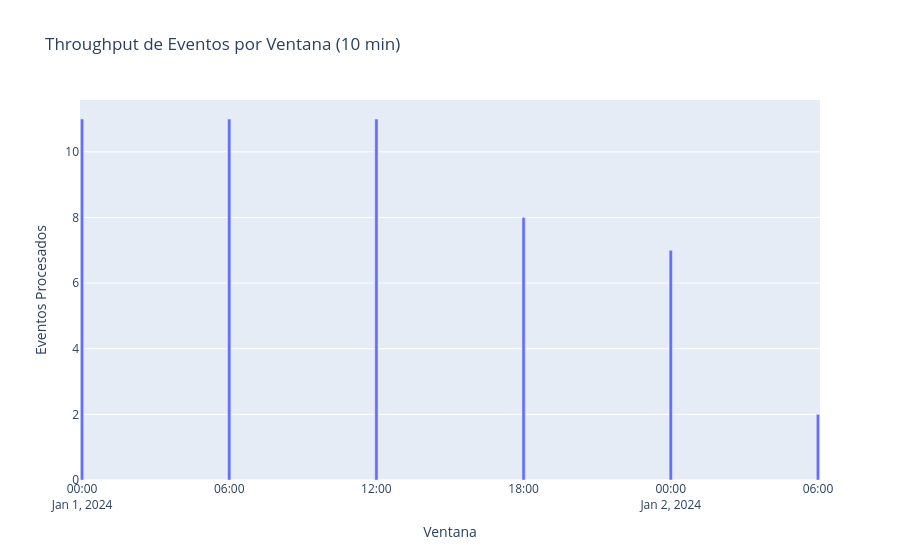
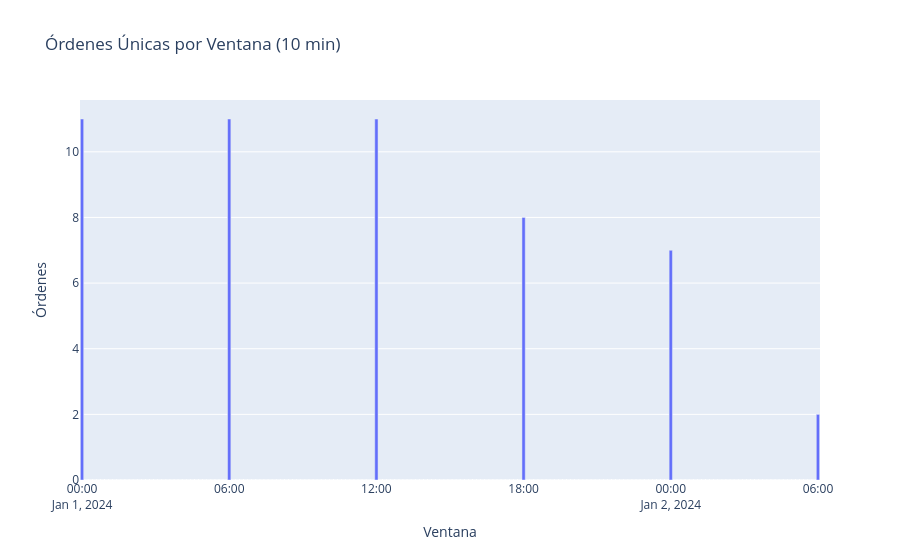

Notebook code cell kept with these figures, in order:
### Markdown cell above
### ⏰ Concepto Clave: Windowing en Streaming

**¿Qué es Windowing?**

En un stream infinito de eventos, no podemos procesar "todo":
- GPS del vehículo: envía evento cada 30-60 segundos
- Totales en 24h: 1,440 a 2,880 eventos por vehículo
- 670 vehículos simultáneamente: millones de eventos

Solución: Agrupar por **ventanas de tiempo**

```
Timeline:
09:00 ├─ evento1 ├─ evento2 ├─ evento3 ├─...├─ evento45 ├─ 09:10
      └────── VENTANA 1 (10 min) ──────────────────┘
      
Computar: count=45, unique_orders=18, avg_lat=-33.4, ...
          ↓
      Crear tabla: [timestamp, event_count, unique_orders, ...]
```

**¿Por qué 10 minutos?**

| Intervalo | Caso de Uso | Ventaja |
|-----------|-----------|---------|
| **1 segundo** | Alertas ultra-realtime | ⚠️ Ruido, mucho procesamiento |
| **10 minutos** | Monitoreo operativo | ✅ Balance ideal |
| **1 hora** | Reportes agregados | ❌ Muy lento, pierde granularidad |

**Métricas por Ventana - Significado Real:**

```
Ventana 09:00-09:10:
├─ event_count: 45 eventos GPS
│  → Throughput normal (~4.5 eventos/min/orden)
│  → Si < 10: Posible zona muerta, verificar conectividad
│
├─ unique_orders: 18 órdenes únicas
│  → Cobertura de flota en esa zona
│  → Si cae bruscamente: zona abandonada, congestión
│
├─ avg_lat: -33.42, min: -33.60, max: -33.21
│  → Distribución geográfica de la flota
│  → Si min/max se salen de rango: 🚨 ALERTA
│
└─ avg_lon: -70.63, min: -70.80, max: -70.50
   → Similar a lat
   → Combinado forma "radio de cobertura"
```

**Caso Real: Detección de Congestión**

```
10:00-10:10 ✅ 45 eventos, 18 órdenes → normal
10:10-10:20 ⚠️ 12 eventos, 8 órdenes → eventos/orden bajo
10:20-10:30 🚨 3 eventos, 2 órdenes → ALERTA: embotellamiento

Acción automática:
→ Redirigir nuevos pedidos a zona alternativa
→ Notificar drivers: "Tráfico detectado en Av. Apoquindo"
→ Ajustar ETA en app de clientes
```

**Implementación en Código:**

```python
df.resample('10min').agg({
    'event_id': 'count',           # ← throughput
    'order_id': 'nunique',         # ← coverage
    'latitude': ['mean','min','max'],  # ← geography
    'longitude': ['mean','min','max']
})
```

Esto es equivalente en streaming a aplicar operadores de ventana en Apache Kafka Streams o Spark.

### Code cell
# Convertir eventos procesados a DataFrame
df_stream = pd.DataFrame(consumer.processed_events)
df_stream['timestamp'] = pd.to_datetime(df_stream['timestamp'])

# Ventanas de 10 minutos
WINDOW_SIZE = '10min'  # 10 minutos

df_stream_sorted = df_stream.sort_values('timestamp').set_index('timestamp')

# Agregaciones por ventana
windowed_metrics = df_stream_sorted.resample(WINDOW_SIZE).agg({
    'event_id': 'count',
    'order_id': 'nunique',
    'latitude': ['mean', 'min', 'max'],
    'longitude': ['mean', 'min', 'max']
}).reset_index()

windowed_metrics.columns = [
    'window_start', 'event_count', 'unique_orders',
    'avg_lat', 'min_lat', 'max_lat', 'avg_lon', 'min_lon', 'max_lon'
]

print("⏱️ Métricas por Ventana de Tiempo (10 min):")
display(windowed_metrics)

# Visualizar throughput por ventana
fig = px.bar(
    windowed_metrics,
    x='window_start',
    y='event_count',
    title="Throughput de Eventos por Ventana (10 min)",
    labels={'window_start': 'Ventana', 'event_count': 'Eventos Procesados'}
)
fig.show()

# Distribución de órdenes por ventana
fig2 = px.bar(
    windowed_metrics,
    x='window_start',
    y='unique_orders',
    title="Órdenes Únicas por Ventana (10 min)",
    labels={'window_start': 'Ventana', 'unique_orders': 'Órdenes'}
)
fig2.show()

### Figure 1 — Plotly figure (JSON) as saved in the notebook; plotly's stock layout.template omitted (floating-point values rounded to 4 significant figures; data arrays with more than 128 entries replaced by an {"elided": "..."} marker saying what was removed)
{"data": [{"hovertemplate": "Ventana=%{x}<br>Eventos Procesados=%{y}<extra></extra>", "legendgroup": "", "marker": {"color": "#636efa", "pattern": {"shape": ""}}, "name": "", "orientation": "v", "showlegend": false, "textposition": "auto", "type": "bar", "x": {"elided": "181 str values"}, "xaxis": "x", "y": {"elided": "181 int values"}, "yaxis": "y"}], "layout": {"barmode": "relative", "legend": {"tracegroupgap": 0}, "title": {"text": "Throughput de Eventos por Ventana (10 min)"}, "xaxis": {"anchor": "y", "domain": [0, 1], "title": {"text": "Ventana"}}, "yaxis": {"anchor": "x", "domain": [0, 1], "title": {"text": "Eventos Procesados"}}}}

### Figure 2 — Plotly figure (JSON) as saved in the notebook; plotly's stock layout.template omitted (floating-point values rounded to 4 significant figures; data arrays with more than 128 entries replaced by an {"elided": "..."} marker saying what was removed)
{"data": [{"hovertemplate": "Ventana=%{x}<br>Órdenes=%{y}<extra></extra>", "legendgroup": "", "marker": {"color": "#636efa", "pattern": {"shape": ""}}, "name": "", "orientation": "v", "showlegend": false, "textposition": "auto", "type": "bar", "x": {"elided": "181 str values"}, "xaxis": "x", "y": {"elided": "181 int values"}, "yaxis": "y"}], "layout": {"barmode": "relative", "legend": {"tracegroupgap": 0}, "title": {"text": "Órdenes Únicas por Ventana (10 min)"}, "xaxis": {"anchor": "y", "domain": [0, 1], "title": {"text": "Ventana"}}, "yaxis": {"anchor": "x", "domain": [0, 1], "title": {"text": "Órdenes"}}}}
